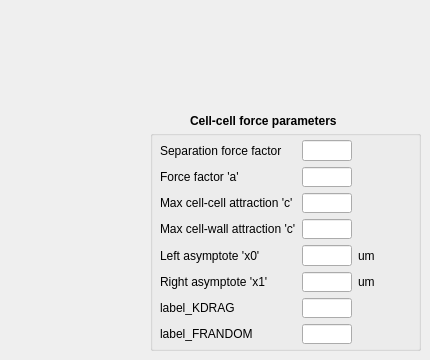
          <widget class="QWidget" name="tab_force">
           <attribute name="title">
            <string>Force</string>
           </attribute>
           <widget class="QGroupBox" name="groupBox_force">
            <property name="geometry">
             <rect>
              <x>150</x>
              <y>130</y>
              <width>271</width>
              <height>221</height>
             </rect>
            </property>
            <property name="title">
             <string/>
            </property>
            <widget class="QWidget" name="gridLayoutWidget_3">
             <property name="geometry">
              <rect>
               <x>10</x>
               <y>10</y>
               <width>251</width>
               <height>204</height>
              </rect>
             </property>
             <layout class="QGridLayout" name="gridLayout_GLGL11">
              <item row="0" column="1">
               <widget class="QLineEdit" name="line_A_SEPARATION">
                <property name="maximumSize">
                 <size>
                  <width>50</width>
                  <height>16777215</height>
                 </size>
                </property>
                <property name="alignment">
                 <set>Qt::AlignRight|Qt::AlignTrailing|Qt::AlignVCenter</set>
                </property>
               </widget>
              </item>
              <item row="0" column="0">
               <widget class="QMyLabel" name="label_A_SEPARATION">
                <property name="text">
                 <string>Separation force factor</string>
                </property>
               </widget>
              </item>
              <item row="1" column="0">
               <widget class="QMyLabel" name="label_A_FORCE">
                <property name="text">
                 <string>Force factor 'a'</string>
                </property>
               </widget>
              </item>
              <item row="1" column="1">
               <widget class="QLineEdit" name="line_A_FORCE">
                <property name="maximumSize">
                 <size>
                  <width>50</width>
                  <height>16777215</height>
                 </size>
                </property>
                <property name="alignment">
                 <set>Qt::AlignRight|Qt::AlignTrailing|Qt::AlignVCenter</set>
                </property>
               </widget>
              </item>
              <item row="2" column="0">
               <widget class="QMyLabel" name="label_C_FORCE_CELL">
                <property name="text">
                 <string>Max cell-cell attraction 'c'</string>
                </property>
               </widget>
              </item>
              <item row="2" column="1">
               <widget class="QLineEdit" name="line_C_FORCE_CELL">
                <property name="maximumSize">
                 <size>
                  <width>50</width>
                  <height>16777215</height>
                 </size>
                </property>
                <property name="alignment">
                 <set>Qt::AlignRight|Qt::AlignTrailing|Qt::AlignVCenter</set>
                </property>
               </widget>
              </item>
              <item row="4" column="0">
               <widget class="QMyLabel" name="label_X0_FORCE">
                <property name="text">
                 <string>Left asymptote 'x0'</string>
                </property>
               </widget>
              </item>
              <item row="4" column="1">
               <widget class="QLineEdit" name="line_X0_FORCE">
                <property name="maximumSize">
                 <size>
                  <width>50</width>
                  <height>16777215</height>
                 </size>
                </property>
                <property name="alignment">
                 <set>Qt::AlignRight|Qt::AlignTrailing|Qt::AlignVCenter</set>
                </property>
               </widget>
              </item>
              <item row="5" column="0">
               <widget class="QMyLabel" name="label_X1_FORCE">
                <property name="text">
                 <string>Right asymptote 'x1'</string>
                </property>
               </widget>
              </item>
              <item row="5" column="1">
               <widget class="QLineEdit" name="line_X1_FORCE">
                <property name="maximumSize">
                 <size>
                  <width>50</width>
                  <height>16777215</height>
                 </size>
                </property>
                <property name="alignment">
                 <set>Qt::AlignRight|Qt::AlignTrailing|Qt::AlignVCenter</set>
                </property>
               </widget>
              </item>
              <item row="4" column="2">
               <widget class="QLabel" name="alabel_x0">
                <property name="text">
                 <string>um</string>
                </property>
               </widget>
              </item>
              <item row="5" column="2">
               <widget class="QLabel" name="alabel_x1">
                <property name="text">
                 <string>um</string>
                </property>
               </widget>
              </item>
              <item row="6" column="0">
               <widget class="QMyLabel" name="label_KDRAG">
                <property name="text">
                 <string>label_KDRAG</string>
                </property>
               </widget>
              </item>
              <item row="6" column="1">
               <widget class="QLineEdit" name="line_KDRAG">
                <property name="maximumSize">
                 <size>
                  <width>50</width>
                  <height>16777215</height>
                 </size>
                </property>
                <property name="alignment">
                 <set>Qt::AlignRight|Qt::AlignTrailing|Qt::AlignVCenter</set>
                </property>
               </widget>
              </item>
              <item row="7" column="0">
               <widget class="QMyLabel" name="label_FRANDOM">
                <property name="text">
                 <string>label_FRANDOM</string>
                </property>
               </widget>
              </item>
              <item row="7" column="1">
               <widget class="QLineEdit" name="line_FRANDOM">
                <property name="maximumSize">
                 <size>
                  <width>50</width>
                  <height>16777215</height>
                 </size>
                </property>
                <property name="alignment">
                 <set>Qt::AlignRight|Qt::AlignTrailing|Qt::AlignVCenter</set>
                </property>
               </widget>
              </item>
              <item row="3" column="1">
               <widget class="QLineEdit" name="line_C_FORCE_WALL">
                <property name="maximumSize">
                 <size>
                  <width>50</width>
                  <height>16777215</height>
                 </size>
                </property>
                <property name="alignment">
                 <set>Qt::AlignRight|Qt::AlignTrailing|Qt::AlignVCenter</set>
                </property>
               </widget>
              </item>
              <item row="3" column="0">
               <widget class="QMyLabel" name="label_C_FORCE_WALL">
                <property name="text">
                 <string>Max cell-wall attraction 'c'</string>
                </property>
               </widget>
              </item>
             </layout>
            </widget>
           </widget>
           <widget class="QLabel" name="alabel_force">
            <property name="geometry">
             <rect>
              <x>190</x>
              <y>110</y>
              <width>161</width>
              <height>21</height>
             </rect>
            </property>
            <property name="font">
             <font>
              <weight>75</weight>
              <bold>true</bold>
             </font>
            </property>
            <property name="text">
             <string>Cell-cell force parameters</string>
            </property>
           </widget>
          </widget>
